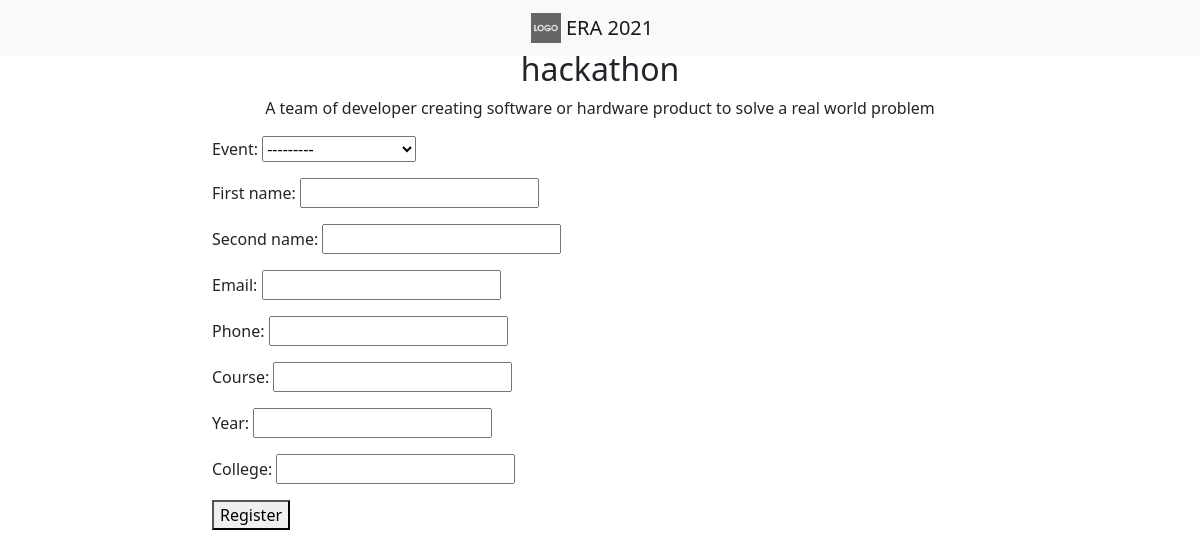
/register/2/, run on the app's committed database.
### programs/models.py (models this page shows)
class Festevent(models.Model):
    name=models.CharField(max_length=55)
    details=models.TextField(max_length=None)
    banner=models.ImageField(upload_to='images/')
    contact=models.CharField(max_length=10)
    no_of_seats=models.IntegerField(blank=True)
    event_date=models.DateField(default=timezone.now)
    event_time=models.TimeField(default=timezone.now)
    isCompatition=models.BooleanField(default=False)
    first_price=models.FloatField(blank=True, null=True)
    second_price=models.FloatField(blank=True, null=True)
    third_price=models.FloatField(blank=True, null=True)
    isGroup=models.BooleanField(default=False)
    max_members=models.IntegerField(blank=True, null=True)
    min_members=models.IntegerField(blank=True, null=True)
    def __str__(self):
        return self.name

### programs/views.py (the view)
# urls.py: path('register/<int:event_id>/',register,name='register'),
def register(request,event_id):
    selected_event = Festevent.objects.get(pk=event_id)
    context={'selected_event':selected_event}
    if request.POST:
        form = Register(request.POST)
        context['form'] = form
        if form.is_valid():
            form.save()
            return HttpResponse('Registration success')
        else:
            return HttpResponse('Registration fails')
    else:
        form =Register(
            initial={
                'event':event_id,
                'first_name':'',
                'second_name':'',
                'email':'',
                'phone':'',
                'course':'','year':'',
                'college':'',
            }
        )
    context={'selected_event':selected_event,'form':Register}
    return render(request,'register.html',context)

### programs/templates/register.html (shortened to what this page needs)
{% load static %}
<!doctype html>
<html lang="en">
<head>
  <link href="https://cdn.jsdelivr.net/npm/bootstrap@5.0.0-beta1/dist/css/bootstrap.min.css" rel="stylesheet"
>
</head>
<body>
  <header>
    <div class="containerfluid bg-secondary">
      <nav class="navbar navbar-light bg-light fixed-top justify-content-center">
        <div class="row">
          <div class="row">
            <a class="navbar-brand" href="#">
                <img src="{% static 'logo.png' %}" width="30" height="30" class="d-inline-block align-top" alt="">
                ERA 2021
            </a>
        </div>
        </div>
      </nav>
    </div>
  </header>
  {% if selected_event %}
  <section style="margin-top: 50px;">
    <div class="container-fluid justify-content-center">
      <div class="row text-center">
        <h2>{{selected_event.name}}</h2>
      </div>
      <div class="row text-center">
        <p>{{ selected_event.details}}</p>
      </div>
      <div class="row justify-content-center">
        <div class="col-sm-8 justify-content-center">
          <form method="POST">
            {{ form.as_p }}
        <button type="submit">Register</button>
          </form>
        </div>
      </div>
    </div>
  </section>
    {% endif %}
</body>
</html>

### data on the page
Festevent: name "hackathon", details "A team of developer creating software or hardware product to solve a real world problem"
